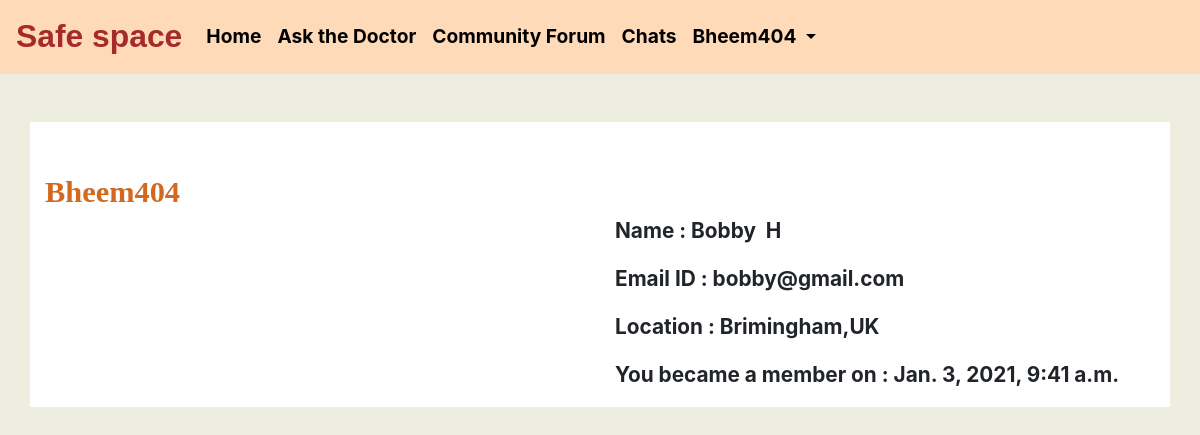
Page /profile/ (signed in) on the committed database.
### accounts/models.py (models this page shows, shortened)
class CustomUser(AbstractUser):
	is_normal_user=models.BooleanField(default=True)
	objects=CustomUserManager()

class Profile(models.Model):
    user = models.OneToOneField(CustomUser, on_delete=models.CASCADE,null=True)
    user_name=models.CharField(max_length=200,blank=True)
    first_name=models.CharField(max_length=100,blank=True)
    last_name=models.CharField(max_length=100,blank=True)
    email_id=models.EmailField(blank=True,null=True)
    reason = models.TextField(max_length=500, blank=True)
    location = models.CharField(max_length=30, blank=True)
    date_of_birth = models.DateField(null=True, blank=True)
    date_of_joining=models.DateTimeField(auto_now_add=True)
    superuser=models.BooleanField(default=True)
    objects=CustomUserManager()

### user_profile/views.py (the view)
# urls.py: path('profile/',views.ProfileView,name='profile'),
class ProfileView(LoginRequiredMixin,View):
    def get(self, request, *args, **kwargs):
        user_=self.request.user
        user=get_object_or_404(Profile,user=user_)
        context={
            'user':user
        }
        return render(request,'user_profile/profile.html',context)

### user_profile/templates/user_profile/profile.html (shortened to what this page needs)
{% block content %}
{% include 'ask_the_doctor/base.html' %}
{% load static %}
	<div class="container profile-box">
		<div class="row">
			<div class="col-lg-6 col-md-6 col-sm-12 col-xs-12">
				<br><br><span class="user-styles">{{user.user_name}}</span>
			</div>
			<div class="col-lg-6 col-md-6 col-sm-12 col-xs-12 offset-lg-6 offset-md-6 text-styles">
				Name : {{user.first_name}}&nbsp;&nbsp;{{user.last_name}}
			</div><br><br>
			<div class="col-lg-6 col-md-6 col-sm-12 col-xs-12 offset-lg-6 offset-md-6 text-styles">
				Email ID : {{user.email_id}}
			</div><br><br>
			<div class="col-lg-6 col-md-6 col-sm-12 col-xs-12 offset-lg-6 offset-md-6 text-styles">
				Location : {{user.location}}
			</div><br><br>
			<div class="col-lg-6 col-md-6 col-sm-12 col-xs-12 offset-lg-6 offset-md-6 text-styles">
				You became a member on : {{user.date_of_joining}}
			</div><br><br>
		</div>
	</div>
{% endblock %}

### Ask_the_doctor/templates/Ask_the_doctor/base.html (shortened to what this page needs)
{% load static %}
<!DOCTYPE html>
<html lang="en">
  <head>
    <link rel="stylesheet" href="https://cdn.jsdelivr.net/npm/bootstrap@4.5.3/dist/css/bootstrap.min.css">
  </head>
  <body>
    <header>
      <nav class="navbar navbar-expand-lg fixed-top sticky-top nav-styles">
      <a class="navbar-brand" href="#" style="font-size: 1.99rem;font-weight: bolder;color:#A52A2A;font-family: Comic Sans MS, cursive, sans-serif;">Safe space</a>
      <div class="collapse navbar-collapse list-styles" id="navbarSupportedContent">
        <ul class="navbar-nav mr-auto">
          <li class="nav-item active">
            <a class="nav-link" href="/accounts/home/">Home <span class="sr-only">(current)</span></a>
          </li>
          {% if request.user.is_authenticated %}
            <li class="nav-item">
              <a class="nav-link" href="/ask_the_doctor/">Ask the Doctor</a>
            </li>
          {% else %}
            <span data-toggle="tooltip" data-placement="bottom" title="Please login first">
            <li class="nav-item">
            <a class="nav-link disabled" href="#" tabindex="-1" aria-disabled="true" style="">Ask the Doctor</a>
            </li>
          </span>
          {% endif %}
          <li class="nav-item">
            <a class="nav-link" href="/community_forum/">Community Forum</a>
          </li>
          {% if request.user.is_authenticated %}
            <li class="nav-item">
              <a class="nav-link" href="/private_chats/{{request.user.username}}/">Chats</a>
            </li>
          {% else %}
            <span data-toggle="tooltip" data-placement="bottom" title="Please login first">
            <li class="nav-item">
              <a class="nav-link disabled" href="#" tabindex="-1" aria-disabled="true" style="">Chats</a>
            </li>
          </span>
          {% endif %}
          {% if request.user.is_authenticated %}
            <li class="nav-item dropdown">
              <a class="nav-link dropdown-toggle" href="#" id="navbarDropdown" role="button" data-toggle="dropdown" aria-haspopup="true" aria-expanded="false">
                {{request.user.username}}
              </a>
            </li>
          {% else %}
            <li class="nav-item">
              <a class="nav-link btn" href="/accounts/login/" style="background-color:#D2691E;color:white !important;height: 2.5rem;width: 6rem;">Login</a>
            </li>
          {% endif %}
        </ul>
      </div>
    </nav>
  </header>
  </body>
</html>

### Ask_the_doctor/templates/Ask_the_doctor/base.html (style rules this page uses)
.nav-styles { background-color: #FFDAB9; }
.list-styles { color:black; font-size: 1.2rem; font-weight: bold; }
.nav-item a { color: #000000 !important; }

### user_profile/templates/user_profile/profile.html (style rules this page uses)
body { background-color: #EEEEE0; }
.profile-box { background-color: white; }
.user-styles { font-size: 1.9rem; font-weight: bolder; color: #D2691E; font-family: cursive; }
.text-styles { font-weight: bolder; font-size: 1.3rem; }

### rows in the picture
CustomUser: user.username "Bheem404"
Profile: user_name "Bheem404", first_name "Bobby", last_name "H", email_id "bobby@gmail.com", location "Brimingham,UK", date_of_joining "Jan. 3, 2021, 9:41 a.m."
